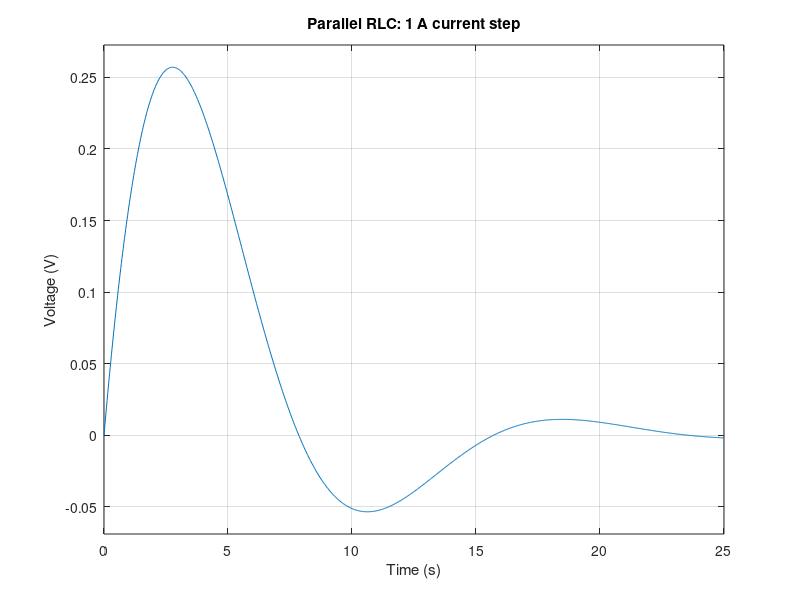
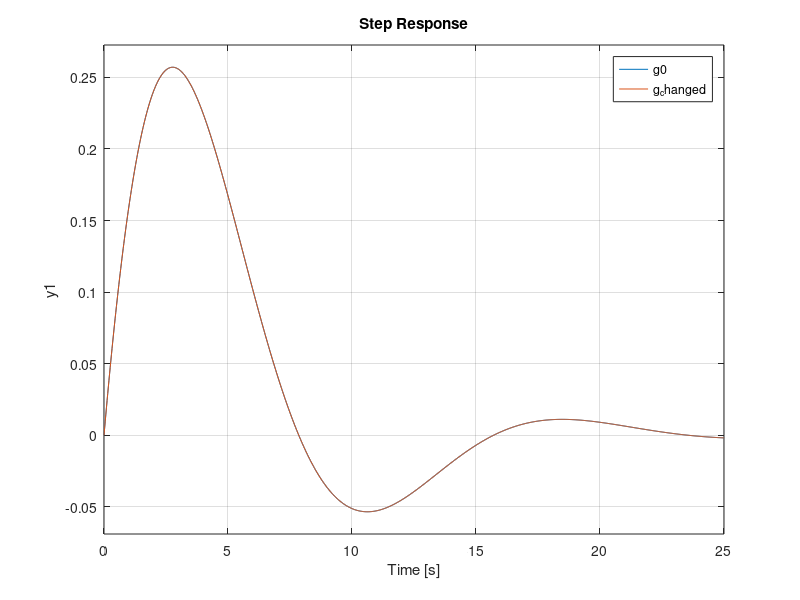

Here is the MATLAB script that generated these plots, in order: (Note: this script raises an error after producing the figures.)
%[text] # 제어공학1 2주차 실습 — 물리 모델과 응답
%[text] **자료 버전: 2026-2-02**
%[text] 이 문서는 R2025a 이상의 Live Editor에서 설명과 코드를 함께 보는 실습 문서입니다. 블로그의 MATLAB Online 실습 시작 버튼으로 이 문서를 열고, 본인 작업 공간에서 실행·저장하세요.
%[text] 이 Live Script는 개편된 실습 교재 원본입니다. 본인 사본에서 실행하고 관찰을 기록합니다.
%[text] 이번 실습의 순서는 **예측 → 실행 → 관찰 → 물리적으로 설명**입니다. 회로/기계 모델의 식은 자습 HTML에서 확인하세요. 작성란의 빈 내용을 자신의 말로 채웁니다.
%[text] 특정 제출 파일명/형식은 이 문서에서 새로 정하지 않습니다. 조교와 현재 과제 안내를 따르세요.
%[text] [현재 실습 안내](https://chorok-daddy.github.io/courses/control-1/physical-models/assignment.html)
%% 실행 환경 확인
%[text] ## 0. 먼저 확인하기
%[text] 아래 코드는 MATLAB 버전을 표시하고 필요한 함수를 확인합니다. **Control System Toolbox**가 필요합니다. tf를 찾을 수 없다면 조교에게 환경 확인을 요청하세요.
disp(version);
assert(exist('tf','file') ~= 0, 'Control System Toolbox의 tf 함수를 확인하세요.');
%% RLC 기준 실행
%[text] ## 1. 병렬 RLC의 기준 응답
%[text] 입력은 전류[A], 출력은 전압[V]입니다. 영 초기조건에서 전달함수는 분자 s, 분모 C*s^2 + (1/R)*s + 1/L입니다.
%[text] **실행 전 예상:** 전압은 처음과 오래 후에 어떤 값이 될까요? 작성: ______
R0 = 0.5; % ohm
L0 = 1;   % H
C0 = 5;   % F
t_rlc = linspace(0,25,1001);
g0 = tf([1 0], [C0 1/R0 1/L0]);
disp(g0);
figure('Name','RLC baseline');
step(g0,t_rlc);
grid on;
title('Parallel RLC: 1 A current step');
xlabel('Time (s)'); ylabel('Voltage (V)');
%[text] **관찰:** 예상과 같은 점/다른 점을 적으세요. 작성: ______
%[text] 계수 배열은 s의 높은 차수부터 적습니다. 분자 [1 0]의 마지막 0을 생략하면 다른 모델이 됩니다.
%% RLC 한 변수씩 변경
%[text] ## 2. R, L, C를 한 가지씩 바꾸기
%[text] 아래에서 parameter를 "R", "L", "C" 중 하나로, factor를 2 또는 0.5로 바꾸고 이 섹션을 실행하세요. 기준 모델은 그대로 유지되어 두 곡선을 비교할 수 있습니다.
%[text] 처음에는 factor=1이므로 두 곡선이 겹칩니다. 코드를 이해한 뒤 값을 바꾸세요. 각 파라미터의 2배/0.5배 등 변화를 비교해 기록합니다.
parameter = "R"; % 학생이 바꿀 부분: "R", "L", "C"
factor = 1;      % 학생이 바꿀 부분: 2 또는 0.5
assert(any(parameter == ["R","L","C"]), 'parameter는 R, L, C 중 하나여야 합니다.');
assert(isscalar(factor) && isfinite(factor) && factor > 0, 'factor는 양수여야 합니다.');
R = R0; L = L0; C = C0;
switch parameter
    case "R"
        R = R0*factor;
    case "L"
        L = L0*factor;
    case "C"
        C = C0*factor;
end
g_changed = tf([1 0], [C 1/R 1/L]);
figure('Name','RLC comparison');
step(g0,g_changed,t_rlc);
grid on;
legend('Baseline',char(parameter + " x " + string(factor)), 'Location','best');
title('Change one parameter');
xlabel('Time (s)'); ylabel('Voltage (V)');
%[text] 아래는 관찰을 정리할 표입니다. 각 행에 해당하는 실험을 수행한 뒤 채우세요. 그래프를 저장한다면 어떤 파라미터 값인지 표시하세요.
%[text:table]
%[text] | 변경 | 실행 전 예상 | 그래프 관찰 | 물리적 설명 |
%[text] | --- | --- | --- | --- |
%[text] | R x 2 | 미작성 | 미작성 | 미작성 |
%[text] | R x 0.5 | 미작성 | 미작성 | 미작성 |
%[text] | L x 2 | 미작성 | 미작성 | 미작성 |
%[text] | L x 0.5 | 미작성 | 미작성 | 미작성 |
%[text] | C x 2 | 미작성 | 미작성 | 미작성 |
%[text] | C x 0.5 | 미작성 | 미작성 | 미작성 |
%[text:table]
%[text] **해석 힌트:** 무엇이 변하고 무엇이 유지되는지 나누어 보세요. 저항의 영향은 오늘의 병렬 회로에서 생각해야 합니다.
%% 기계 시스템 기준 실행
%[text] ## 3. 질량–스프링–댐퍼의 기준 응답
%[text] 입력은 힘[N], 출력은 평형점 기준 변위[m]입니다. 식은 M*y'' + b*y' + k*y = u입니다. 분자는 1, 분모 계수는 [M b k]입니다.
%[text] **실행 전 예상:** 일정한 힘을 계속 가하면 변위가 계속 커질까요? 작성: ______
M = 1; b = 2; k = 5;
t_msd = linspace(0,15,1001);
g_msd = tf(1,[M b k]);
figure('Name','Mechanical baseline');
step(g_msd,t_msd);
grid on;
title('Mass-spring-damper: 1 N force step');
xlabel('Time (s)'); ylabel('Displacement (m)');
%[text] **관찰과 이유:** 작성: ______
%% 기계 시스템 세 경우 비교
%[text] ## 4. 세 경우를 한 그래프에서 비교하기
%[text] 원문 과제의 세 경우: 기본 [1 2 5], 댐핑 증가 [1 8 5], 스프링 증가 [1 2 10]. 각 행의 순서는 [M b k]입니다.
%[text] 아래는 아직 세 행이 모두 기본값인 시작 코드입니다. **두 번째와 세 번째 행을 과제 조건에 맞게 바꾸세요.** 처음 실행해서 선이 겹치는 것은 이 때문입니다.
cases = [1 2 5;
         1 2 5;  % 학생이 바꿀 부분: 댐핑 증가 조건
         1 2 5]; % 학생이 바꿀 부분: 스프링 증가 조건
assert(isequal(size(cases),[3 3]) && all(cases(:)>0), 'cases는 양수의 3x3 배열이어야 합니다.');
figure('Name','Mechanical comparison');
hold on;
for idx = 1:3
    g_case = tf(1,cases(idx,:));
    [y_case,time_case] = step(g_case,t_msd);
    plot(time_case,y_case,'LineWidth',1.5);
end
hold off;
grid on;
legend('Case 1','Case 2','Case 3','Location','best');
title('Compare the three cases');
xlabel('Time (s)'); ylabel('Displacement (m)');
%[text:table]
%[text] | 경우 | 최종값에 관한 관찰 | 진동/피크에 관한 관찰 | 안정되는 시간에 관한 관찰 |
%[text] | --- | --- | --- | --- |
%[text] | Case 1 | 미작성 | 미작성 | 미작성 |
%[text] | Case 2 | 미작성 | 미작성 | 미작성 |
%[text] | Case 3 | 미작성 | 미작성 | 미작성 |
%[text:table]
%[text] **설명:** 댐핑을 키우는 것과 빨리 안정되는 것은 같은 뜻일까요? 스프링을 키웠을 때 최종값도 같은가요? 그래프와 모델식에 근거해 적으세요. 작성: ______
%% 마지막 확인
%[text] ## 5. 저장·제출 전 확인
%[text] - RLC에서 각 파라미터 변경 결과와 물리적 의미를 기록했는가?
%[text] - 기계 모델의 두 번째/세 번째 행을 실제 과제 조건으로 수정했는가?
%[text] - 세 경우가 한 그래프에 표시되고 범례·단위를 읽을 수 있는가?
%[text] - 미작성/빈칸을 채우고 결과를 자신의 말로 설명했는가?
%[text] - 본인 작업이 저장되어 있고 제출 방식은 조교 안내와 일치하는가? \
%[text] 현재 확인된 KLAS 2주차 과제 마감: 2026-09-10 23:59. 변경되면 최신 공지를 따르세요.
%[appendix]{"version":"1.0"}
%---
%[metadata:view]
%   data: {"layout":"inline","rightPanelPercent":40}
%---
